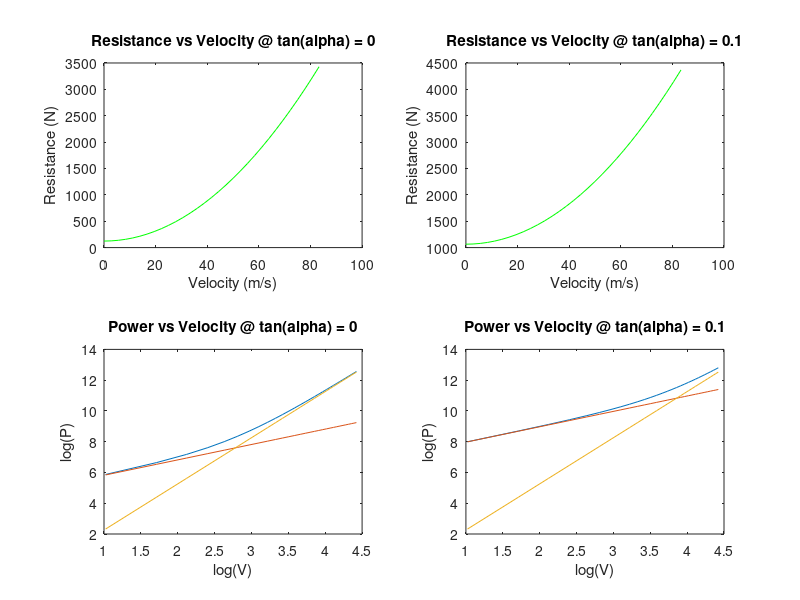
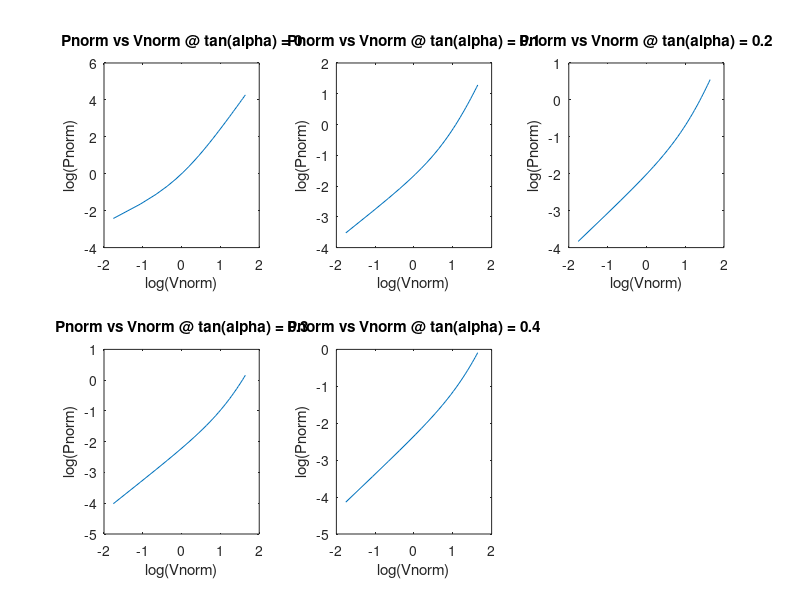

These charts were generated, in order, by the following MATLAB code:
clear all
clc

Cx = .35;
S = 1.82;
m = 970;
Vcil = 1040*10^-6;
Tf = .281;
wmin = 850;
efficiencyt = .9;
l = 2.3;
a = 1.15;
hG = .5;
wheel_indication = '155/65R13';
N = 5;
ts = 1;
Je = .08;
Jw = 1.6;
g = 9.81;
ro = 1.3;
alpha = atan(0:0.1:0.4);
f0 = .013;
K = 6.51*10^-6;

vKm = 0:10:300;

vm = vKm./3.6;

% Part 1
A = zeros(5, 1);
B = zeros(5, 1);
R = zeros(5, 31);
P = zeros(5, 31);
Pnorm = zeros(5, 31);
Pcar = zeros(5, 1);
Vcar = zeros(5, 1);
Av = zeros(5, 31);
Bv3 = zeros(5, 31);

for i = 1:5
    A(i) = m*g*(f0*cos(alpha(i)*pi) + sin(alpha(i)));
    B(i) = m*g*K*cos(alpha(i)) + 0.5*ro*S*Cx;

    Vcar(i) = sqrt(A(1)/B(1));
    Pcar(i) = 2*A(i)*sqrt(A(i)/B(i));
        
    for j = 1:31
        R(i, j) = A(i) + B(i)*(vm(j).^2);
        Av(i, j) = A(i)*vm(j);
        Bv3(i, j) = B(i)*vm(j).^3;
        P(i, j) = Av(i, j) + Bv3(i, j);
        Pnorm(i, j) = P(i, j)/Pcar(i);
    end

    Vnorm = vm/Vcar(i);
    
end

figure; hold on;

for i = 1:2
    subplot(2, 2, i);
    plot(vm, R(i, 1:31), 'g');
    xlabel('Velocity (m/s)');
    ylabel('Resistance (N)');
    title(['Resistance vs Velocity @ tan(alpha) = ', num2str(tan(alpha(i)))]);
end

for i = 1:2
    subplot(2, 2, i+2);
    plot(log(vm), log(P(i, 1:31)), log(vm), log(Av(i, 1:31)), log(vm), log(Bv3(i, 1:31)));
    xlabel('log(V)');
    ylabel('log(P)');
    title(['Power vs Velocity @ tan(alpha) = ', num2str(tan(alpha(i)))]);
end

figure; hold on;

for i = 1:5
    subplot(2, 3, i);
    plot(log(Vnorm), log(Pnorm(i, 1:31)));
    xlabel('log(Vnorm)');
    ylabel('log(Pnorm)');
    title(['Pnorm vs Vnorm @ tan(alpha) = ', num2str(tan(alpha(i)))]);
end

% Part 2
we = [1000, 1500, 2000, 2500, 3000, 3250, 3500, 4000, 4500, 5000, 5500, 6000, 6500];
mep = [5.985, 8.5785, 8.841, 9.3345, 9.513, 9.6705, 9.6075, 9.6285, 9.4815, 8.9250, 8.2530, 7.791, 7.119];
